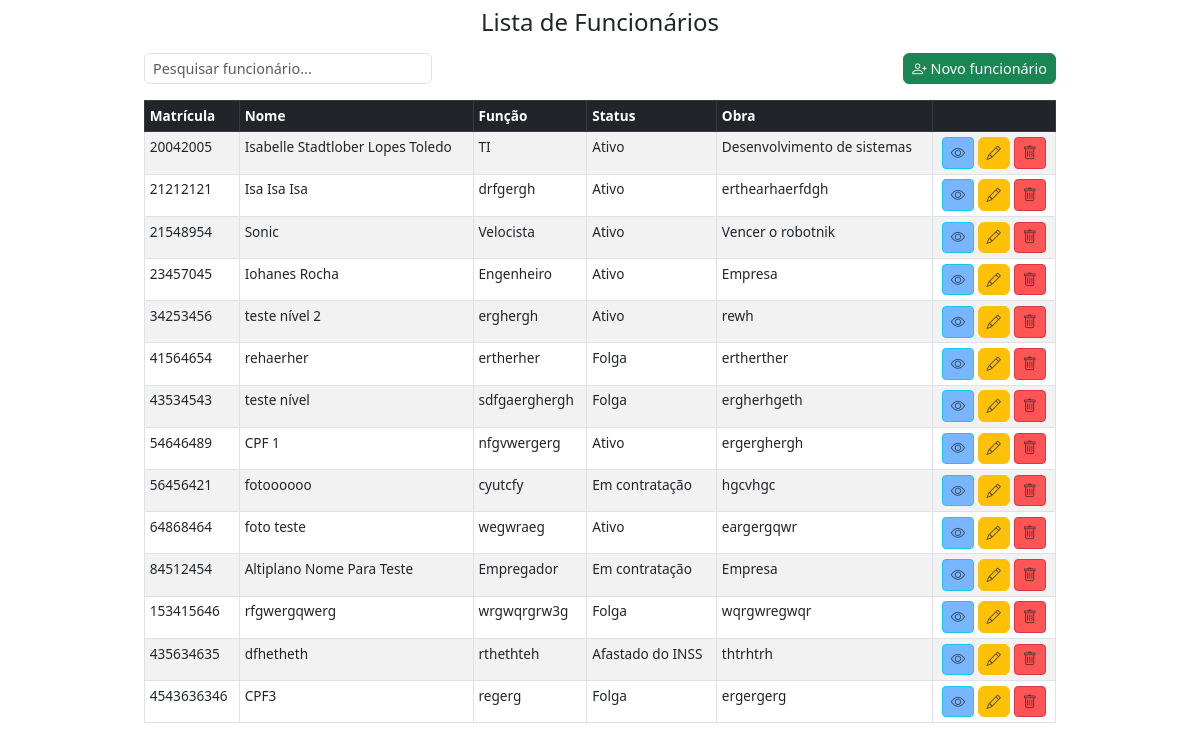
The page /listar/ on the database as committed earlier.
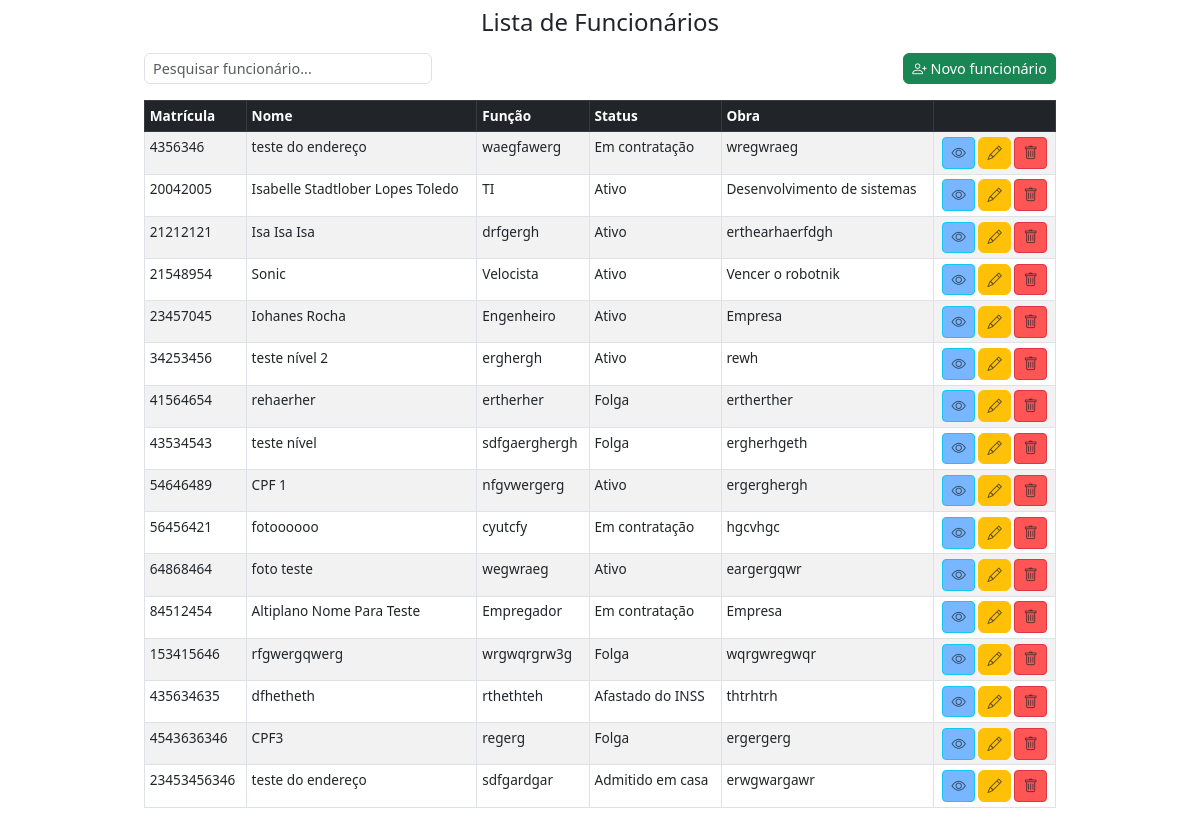
The same page on the database as committed later.
### core/models.py (models this page shows, shortened)
class Funcionario(models.Model):
    matricula = models.IntegerField(primary_key=True)
    nome = models.CharField(max_length=100, default='')
    funcao = models.CharField( max_length=100, verbose_name="Função", default='')
    nivel_funcao = models.IntegerField(choices=NIVEL_FUNCAO_CHOICES, default=1)
    status = models.CharField(max_length=2, choices=STATUS_CHOICES, default='A')
    obra = models.CharField(max_length=150, default='')
    foto = models.ImageField(upload_to='fotos_funcionarios/', blank=True, null=True)
    cpf = models.CharField(max_length=14, blank=True, null=True)
    data_admissao = models.DateField(null=True, blank=True)
    cep = models.CharField(max_length=9, blank=True, null=True)
    logradouro = models.CharField(max_length=255, blank=True, null=True)
    bairro = models.CharField(max_length=100, blank=True, null=True)
    cidade = models.CharField(max_length=100, blank=True, null=True)
    uf = models.CharField(max_length=2, blank=True, null=True)

### core/views.py (the view)
class ListFuncionario(ListView):
    template_name = 'index.html'
    model = Funcionario
    context_object_name = 'funcionarios'
    def get_context_data(self, **kwargs):
        context = super().get_context_data(**kwargs)
        if 'form' not in context:
            context['form'] = FuncionarioForm()
        return context

### core/forms.py (shortened to what this page needs)
class FuncionarioForm(forms.ModelForm):
    class Meta:
        model = Funcionario
        fields = '__all__'
        widgets = {
            'foto': forms.FileInput(),
            'nivel_funcao': forms.Select(),
            'cep': forms.TextInput(attrs={'id': 'id_cep'}),
            'logradouro': forms.TextInput(attrs={'id': 'id_logradouro'}),
            'bairro': forms.TextInput(attrs={'id': 'id_bairro'}),
            'cidade': forms.TextInput(attrs={'id': 'id_cidade'}),
            'uf': forms.TextInput(attrs={'id': 'id_uf'}),
        }
    def __init__(self, *args, **kwargs):
        super().__init__(*args, **kwargs)
        for field_name, field in self.fields.items():
            css_class = 'form-control'
            if self.errors.get(field_name):
                css_class += ' is-invalid'
            field.widget.attrs.update({'class': css_class})

### core/templates/index.html (shortened to what this page needs)
{% extends 'base.html' %}
{% block content %}
{% load static %}
<div class="container mt-3">
    <div class="container mt-3">
        <div class="row mb-3 align-items-center">
            <div class="col-md-4">
                <input id="searchInput" type="search" class="form-control" placeholder="Pesquisar funcionário...">
            </div>
            <div class="col-md-8 text-end">
                <button class="btn btn-success" data-bs-toggle="modal" data-bs-target="#funcionarioModal"
                    onclick="setCreateMode()">
                    <i class="bi bi-person-plus"></i> Novo funcionário
                </button>
            </div>
        </div>
        <table class="table table-bordered table-striped">
            <thead class="table-dark">
                <tr>
                    <th scope="col">Matrícula</th>
                    <th scope="col">Nome</th>
                    <th scope="col">Função</th>
                    <th scope="col">Status</th>
                    <th scope="col">Obra</th>
                    <th></th>
                </tr>
            </thead>
            <tbody>
                {% for funcionario in funcionarios %}
                <tr>
                    <td>{{ funcionario.matricula }}</td>
                    <td>{{ funcionario.nome }}</td>
                    <td>{{ funcionario.funcao }}</td>
                    <td>{{ funcionario.get_status_display }}</td>
                    <td>{{ funcionario.obra }}</td>
                    <td class="text-center">
                        <button type="button" class="btn btn-sm btn-info text-white" style="background-color: #78b7ff;"
                            data-bs-toggle="modal" data-bs-target="#viewModal{{ funcionario.matricula }}">
                            <i class="bi bi-eye text-muted"></i>
                        </button>
                        <button class="btn btn-warning text-white" data-bs-toggle="modal"
                            data-bs-target="#funcionarioModal" data-matricula="{{ funcionario.matricula }}"
                            data-nome="{{ funcionario.nome }}" data-funcao="{{ funcionario.funcao }}"
                            data-nivel_funcao="{{ funcionario.nivel_funcao }}" data-status="{{ funcionario.status }}"
                            data-obra="{{ funcionario.obra }}" data-cpf="{{ funcionario.cpf }}"
                            data-data_admissao="{{ funcionario.data_admissao|date:'Y-m-d' }}"
                            data-cep="{{ funcionario.cep }}" data-logradouro="{{ funcionario.logradouro }}"
                            data-bairro="{{ funcionario.bairro }}" data-cidade="{{ funcionario.cidade }}"
                            data-uf="{{ funcionario.uf }}" onclick="handleEditClick(this)">
                            <i class="bi bi-pencil text-muted"></i>
                        </button>
                        <button type="button" class="btn btn-sm btn-danger text-white"
                            style="background-color: #ff5555;" data-bs-toggle="modal"
                            data-bs-target="#deleteModal{{ funcionario.matricula }}">
                            <i class="bi bi-trash text-muted"></i>
                        </button>
                    </td>
                </tr>
                {% empty %}
                <tr>
                    <td colspan="5" class="text-center">Nenhum funcionário cadastrado.</td>
                </tr>
                {% endfor %}
            </tbody>
        </table>
    </div>
        {% endblock %}

### templates/base.html (shortened to what this page needs)
{% load static %}
<!DOCTYPE html>
<html lang="pt-br">
<head>
    <link href="https://cdn.jsdelivr.net/npm/bootstrap@5.3.0/dist/css/bootstrap.min.css" rel="stylesheet" />
    <link rel="stylesheet" href="https://cdn.jsdelivr.net/npm/bootstrap-icons@1.11.3/font/bootstrap-icons.min.css" />
</head>
<body>
    <div class="container mt-2">
        <h2 class="text-center">{% block header %}Lista de Funcionários{% endblock %}</h2>
    </div>
    {% block content %}{% endblock %}
</body>
</html>

### templates/base.html (style rules this page uses)
body { font-size: 0.9rem; }
h2 { font-size: 1.5rem; }
.form-control, .btn { padding: 0.25rem 0.5rem; font-size: 0.9rem; }
table th, table td { padding: 0.3rem !important; font-size: 0.85rem; }
.container { max-width: 960px; }

Rows that differ between the two databases and show on the page:
added Funcionario: matricula "4356346", nome "teste do endereço", funcao "waegfawerg", status "Em contratação", obra "wregwraeg"
added Funcionario: matricula "23453456346", nome "teste do endereço", funcao "sdfgardgar", status "Admitido em casa", obra "erwgwargawr"
